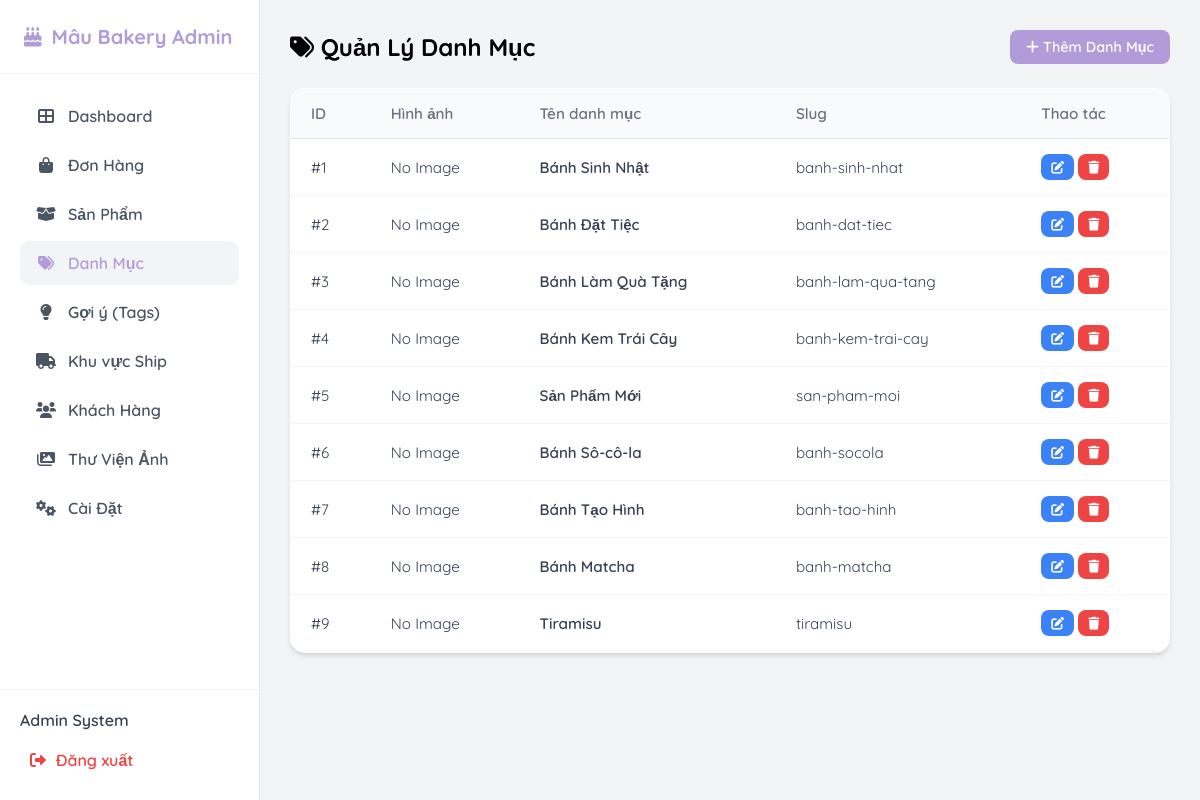
Screenshot of /admin/categories.php (signed in) with the database file from the repository.
### tables this page shows
CREATE TABLE `categories` (
  `id` int(11) NOT NULL AUTO_INCREMENT,
  `name` varchar(100) NOT NULL,
  `slug` varchar(100) NOT NULL,
  `image` text DEFAULT NULL,
  `is_active` tinyint(1) DEFAULT 1,
  PRIMARY KEY (`id`),
  UNIQUE KEY `name` (`name`),
  UNIQUE KEY `slug` (`slug`)
);

### admin/controllers/CategoryController.php (called while the page is built, shortened)
<?php
require_once 'includes/auth_check.php';
$categories = $conn->query("SELECT * FROM categories WHERE is_active = 1")->fetchAll();
?>

### admin/categories.php (the view, shortened to what this page needs)
<?php
require_once 'controllers/CategoryController.php';
require_once 'includes/header.php';
?>
<link rel="stylesheet" href="assets/css/categories.css">
<div class="admin-content">
    <div class="d-flex justify-content-between align-items-center mb-4">
        <h2><i class="fas fa-tags"></i> Quản Lý Danh Mục</h2>
        <button class="btn btn-primary btn-glass" onclick="openModal('add')">
            <i class="fas fa-plus"></i> Thêm Danh Mục
        </button>
    </div>
    <div class="glass-panel p-0 overflow-hidden">
        <table class="table mb-0">
            <thead>
                <tr>
                    <th>ID</th>
                    <th>Hình ảnh</th>
                    <th>Tên danh mục</th>
                    <th>Slug</th>
                    <th>Thao tác</th>
                </tr>
            </thead>
            <tbody>
                <?php foreach ($categories as $cat): ?>
                    <tr>
                        <td>#<?php echo $cat['id']; ?></td>
                        <td>
                            <?php if ($cat['image']): ?>
                                <img src="<?php echo $cat['image']; ?>" alt="img"
                                    style="width: 50px; height: 50px; object-fit: cover; border-radius: 8px;">
                            <?php else: ?>
                                <span class="text-muted">No Image</span>
                            <?php endif; ?>
                        </td>
                        <td style="font-weight: 600;"><?php echo htmlspecialchars($cat['name']); ?></td>
                        <td><?php echo $cat['slug']; ?></td>
                        <td>
                            <button class="btn btn-sm btn-info text-white"
                                onclick='openModal("edit", <?php echo json_encode($cat); ?>)'>
                                <i class="fas fa-edit"></i>
                            </button>
                            <form method="POST" style="display:inline-block;"
                                onsubmit="return confirm('Bạn chắc chắn muốn xóa?');">
                                <button class="btn btn-sm btn-danger">
                                    <i class="fas fa-trash"></i>
                                </button>
                            </form>
                        </td>
                    </tr>
                <?php endforeach; ?>
            </tbody>
        </table>
    </div>
</div>
<?php require_once 'includes/footer.php'; ?>

### admin/assets/css/style.css (style rules this page uses)
:root { --sidebar-width: 260px; --primary-bg: #f3f4f6; --white: #ffffff; --text-dark: #1f2937; --accent-color: #b19cd9; --accent-hover: #9b85c1; }
* { margin: 0; padding: 0; box-sizing: border-box; font-family: 'Quicksand', sans-serif; }
body { background-color: var(--primary-bg); display: flex; min-height: 100vh; }
.glass-panel { background: var(--white); border-radius: 15px; box-shadow: 0 4px 6px -1px rgba(0, 0, 0, 0.1), 0 2px 4px -1px rgba(0, 0, 0, 0.06); padding: 24px; border: 1px solid rgba(255, 255, 255, 0.5); }
.btn-glass { transition: all 0.3s; border: none; display: inline-flex; align-items: center; gap: 8px; }
.table { width: 100%; border-collapse: collapse; font-size: 0.95rem; }
.table th { text-align: left; padding: 15px 20px; color: #6b7280; font-weight: 600; background: #f9fafb; border-bottom: 1px solid #e5e7eb; }
.table td { padding: 15px 20px; border-bottom: 1px solid #f3f4f6; vertical-align: middle; color: #374151; }
.btn { padding: 8px 16px; border-radius: 8px; border: none; cursor: pointer; font-weight: 600; font-size: 0.9rem; text-decoration: none; display: inline-block; }
.btn-sm { padding: 5px 10px; font-size: 0.8rem; }
.btn-primary { background: var(--accent-color); color: white; }
.btn-danger { background: #ef4444; color: white; }
.btn-info { background: #3b82f6; color: white; }
.d-flex { display: flex; }
.justify-content-between { justify-content: space-between; }
.align-items-center { align-items: center; }
.mb-4 { margin-bottom: 1.5rem; }
.text-white { color: white !important; }
.p-0 { padding: 0 !important; }
.overflow-hidden { overflow: hidden; }

### rows the page displays
categories: id "1", image "No Image", name "Bánh Sinh Nhật", slug "banh-sinh-nhat"
categories: id "2", image "No Image", name "Bánh Đặt Tiệc", slug "banh-dat-tiec"
categories: id "3", image "No Image", name "Bánh Làm Quà Tặng", slug "banh-lam-qua-tang"
categories: id "4", image "No Image", name "Bánh Kem Trái Cây", slug "banh-kem-trai-cay"
categories: id "5", shows "No Image", name "Sản Phẩm Mới", slug "san-pham-moi"
categories: id "6", shows "No Image", name "Bánh Sô-cô-la", slug "banh-socola"
categories: id "7", shows "No Image", name "Bánh Tạo Hình", slug "banh-tao-hinh"
categories: id "8", shows "No Image", name "Bánh Matcha", slug "banh-matcha"
categories: id "9", shows "No Image", name "Tiramisu", slug "tiramisu"

### other values shown
$_SESSION['full_name'] "Admin System"
